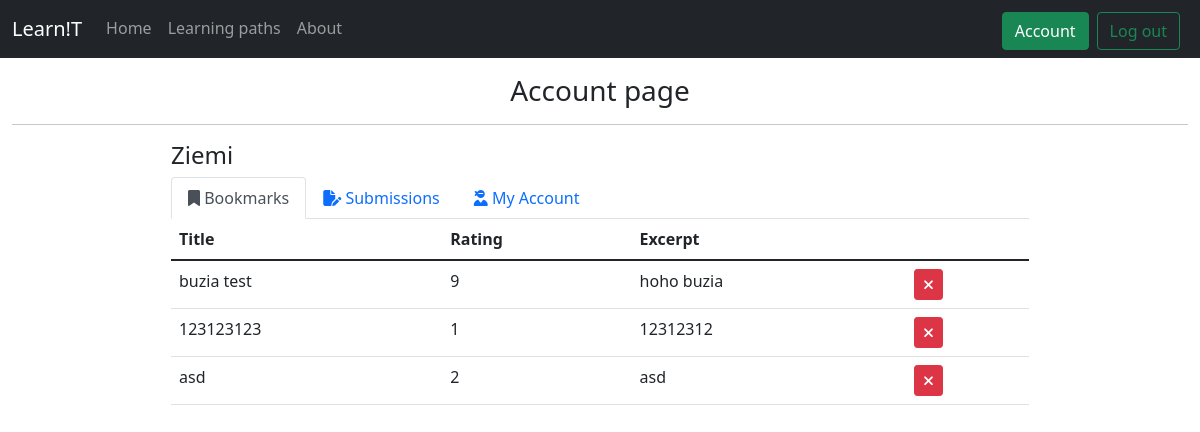
Before: /account (signed in) with the older database file.
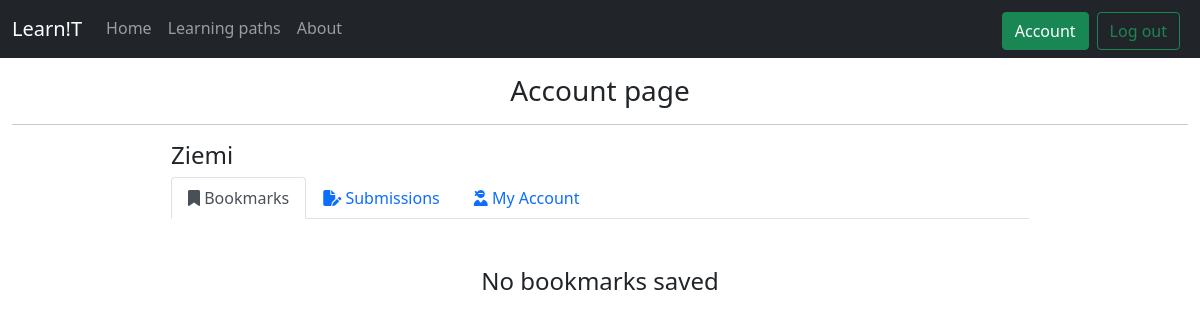
After: the same page with the newer database file.
### tables this page shows
CREATE TABLE users (                    
    id INTEGER PRIMARY KEY AUTOINCREMENT,  
    login TEXT NOT NULL UNIQUE,
    passwordhash TEXT NOT NULL UNIQUE,
    email TEXT NOT NULL UNIQUE,
    isActive INTEGER NOT NULL,
    voted TEXT DEFAULT "",
    bookmarks TEXT DEFAULT "0"
    );

CREATE TABLE lpaths (
    id INTEGER PRIMARY KEY AUTOINCREMENT,
    title TEXT NOT NULL,
    tags TEXT,
    excerpt TEXT,
    body TEXT,
    rating INTEGER DEFAULT 0,
    isActive INTEGER DEFAULT 0,
    voted TEXT DEFAULT "",
    userId INTEGER,
    FOREIGN KEY(userId) REFERENCES users(id)
);

### app.py (the view)
@app.route('/account', methods=['GET','POST'])
@login_required
def account():
    userId = session['user_id']
    bookmarks = []
    if(userId):
         with sqlite3.connect(_DB) as conn:
            cur = conn.cursor()
            user = cur.execute("SELECT * FROM users WHERE id = ?", (int(userId),)).fetchall()[0]
            bookmarksId = cur.execute("SELECT bookmarks FROM users WHERE id = ?", (int(userId),)).fetchall()[0][0]
            print(f"user: {user}")
            bookmarksId = bookmarksId.split(',')
            for pathId in bookmarksId:
                bookmarks.append(cur.execute("SELECT * FROM lpaths WHERE id = ?", (int(pathId),)).fetchall())
            bookmarks.pop(0)
            submissions = cur.execute("SELECT * FROM lpaths WHERE userId = ?", (int(userId),)).fetchall()
    return render_template('account.html', active=active, bookmarks=bookmarks, submissions=submissions, userId=userId, user=user)

### helpers.py (called while the page is built)
def login_required(f):
    @wraps(f)
    def decorated_function(*args, **kwargs):
        if session.get("user_id") is None:
            return redirect("/login")
        return f(*args, **kwargs)
    return decorated_function

### templates/account.html (shortened to what this page needs)
{% extends "layout.html" %}
{% block main %}
<h3 class="text-center">
    Account page
    <hr />
  </h3>
<div class="container-fluid w-75">
<h4 class="">{{user[1]}}</h4>
<ul class="nav nav-tabs" id="myTab" role="tablist">
    <li class="nav-item" role="presentation">
      <button class="nav-link active" id="bookmarks-tab" data-bs-toggle="tab" data-bs-target="#bookmarks" type="button" role="tab" aria-controls="bookmarks" aria-selected="true"><i class="fa-solid fa-bookmark"></i> Bookmarks</button>
    </li>
    <li class="nav-item" role="presentation">
      <button class="nav-link" id="submissions-tab" data-bs-toggle="tab" data-bs-target="#submissions" type="button" role="tab" aria-controls="submissions" aria-selected="false"><i class="fa-solid fa-file-pen"></i> Submissions</button>
    </li>
    <li class="nav-item" role="presentation">
        <button class="nav-link" id="Account-tab" data-bs-toggle="tab" data-bs-target="#Account" type="button" role="tab" aria-controls="Account" aria-selected="false"><i class="fa-solid fa-user-ninja"></i> My Account</button>
      </li>
  </ul>
  <div class="tab-content" id="myTabContent">
    <div class="tab-pane fade show active" id="bookmarks" role="tabpanel" aria-labelledby="bookmarks-tab">
      {%if bookmarks%}
      <table class="table table-hover">
        <thead>
            <tr>
              <th scope="col">Title</th>
              <th scope="col">Rating</th>
              <th scope="col">Excerpt</th>
              <th scope="col"> </th>
            </tr>
          </thead>
           <tbody>
            {%for path in bookmarks%}
            <tr >
              <td style="cursor: pointer;" onclick="window.location='./path?id={{path[0][0]}}';">{{path[0][1]}}</td>
              <td>{{path[0][5]}}</td>
              <td>{{path[0][3]}}</td>
              <td><button class="btn btn-danger btn-sm mw-1" data-placement="right"  type="button" onclick="removeBookmark('{{path[0][0]}}')"><i class="fa-solid fa-xmark"></i></button></td>
            </tr>
            {%endfor%}
            </tbody>
          </table>
      {%else%}
          <h4 class="text-center pt-5">No bookmarks saved</h4>
      {%endif%}
    </div>
  </div>
</div>
{% endblock %}

### templates/layout.html (shortened to what this page needs)
<!DOCTYPE html>
<html lang="en">
  <head>
    <link
      href="https://cdn.jsdelivr.net/npm/bootstrap@5.1.3/dist/css/bootstrap.min.css"
      rel="stylesheet"
    />
    <link href="/static/styles.css" rel="stylesheet" />
  </head>
  <body>
    <nav class="navbar navbar-expand-sm navbar-dark bg-dark">
      <div class="container-fluid">
        <a class="navbar-brand nav-item" href="/">Learn!T</a>
        <div
          class="offcanvas bg-dark navbar-dark offcanvas-end"
          tabindex="-1"
          id="offcanvasNavbar"
          aria-labelledby="offcanvasNavbarLabel"
        >
          <div class="offcanvas-body">
             {%if session['user_id']%}
             <ul class="navbar-nav navbar-dark bg-dark flex-grow-1 pe-3">
              <li class="nav-item">
                {%if active[0]%}
                <a class="nav-link active" aria-current="page" href="/">Home</a>
                {%else%}
                <a class="nav-link" href="/">Home</a>
                {%endif%}
              </li>
              <li class="nav-item">
                {%if active[1]%}
                <a class="nav-link active" href="/learning-paths" aria-current="page">Learning paths</a>
                {%else%}
                <a class="nav-link" href="/learning-paths">Learning paths</a>
                {%endif%}
              </li>
              <li class="nav-item">
                {%if active[2]%}
                <a class="nav-link active" href="/about" aria-current="page">About</a>
                {%else%}
                <a class="nav-link" href="/about">About</a>
                {%endif%}
              </li>
            </ul>
            <form class="d-flex">
              <a class="btn btn-success me-2 mt-1" type="button" href="/account">
                Account
              </a>
              <a class="btn btn-outline-success me-2 mt-1" type="button" href="/logout">
                Log out
              </a>
            </form>
            {%endif%}
          </div>
        </div>
      </div>
    </nav>
    <main class="container-fluid py-3">
      {% block main %}{% endblock %}
    </main>
  </body>
</html>

Changed rows visible on the page:
removed lpaths: title "buzia test", rating "9", excerpt "hoho buzia"
removed lpaths: title "123123123", rating "1", excerpt "12312312"
removed lpaths: title "asd", rating "2", excerpt "asd"
Other visible differences:
text no longer shown: "Title Rating Excerpt"
text now shown: "No bookmarks saved"
